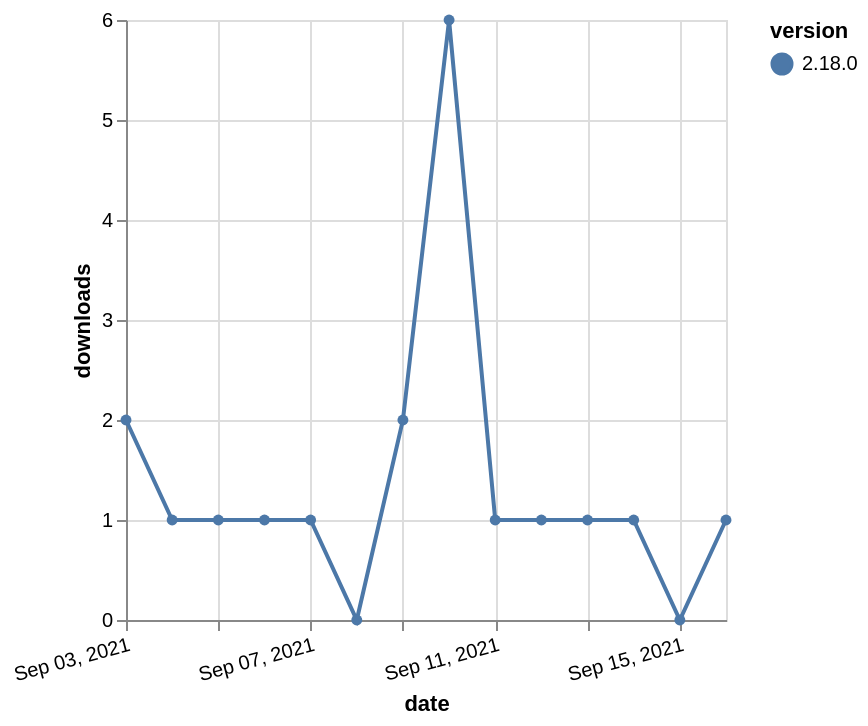

Express this chart as Vega-Lite.
### Vega-Lite specification from a JSON file in a GitHub repository (floating-point values rounded to 4 significant figures)
{"$schema": "https://vega.github.io/schema/vega-lite/v5.json", "description": "A simple bar chart with embedded data.", "data": {"values": [{"date": "2021-09-03", "total": 644, "delta": 2, "version": "2.18.0"}, {"date": "2021-09-04", "total": 645, "delta": 1, "version": "2.18.0"}, {"date": "2021-09-05", "total": 646, "delta": 1, "version": "2.18.0"}, {"date": "2021-09-06", "total": 647, "delta": 1, "version": "2.18.0"}, {"date": "2021-09-07", "total": 648, "delta": 1, "version": "2.18.0"}, {"date": "2021-09-08", "total": 648, "delta": 0, "version": "2.18.0"}, {"date": "2021-09-09", "total": 650, "delta": 2, "version": "2.18.0"}, {"date": "2021-09-10", "total": 656, "delta": 6, "version": "2.18.0"}, {"date": "2021-09-11", "total": 657, "delta": 1, "version": "2.18.0"}, {"date": "2021-09-12", "total": 658, "delta": 1, "version": "2.18.0"}, {"date": "2021-09-13", "total": 659, "delta": 1, "version": "2.18.0"}, {"date": "2021-09-14", "total": 660, "delta": 1, "version": "2.18.0"}, {"date": "2021-09-15", "total": 660, "delta": 0, "version": "2.18.0"}, {"date": "2021-09-16", "total": 661, "delta": 1, "version": "2.18.0"}]}, "width": "container", "mark": {"type": "line", "point": {"filled": true}}, "encoding": {"x": {"field": "date", "type": "temporal", "timeUnit": "yearmonthdate", "title": "date", "axis": {"labelAngle": -15}}, "y": {"field": "delta", "type": "quantitative", "title": "downloads"}, "color": {"field": "version", "type": "nominal"}, "tooltip": {"field": "delta"}}}
